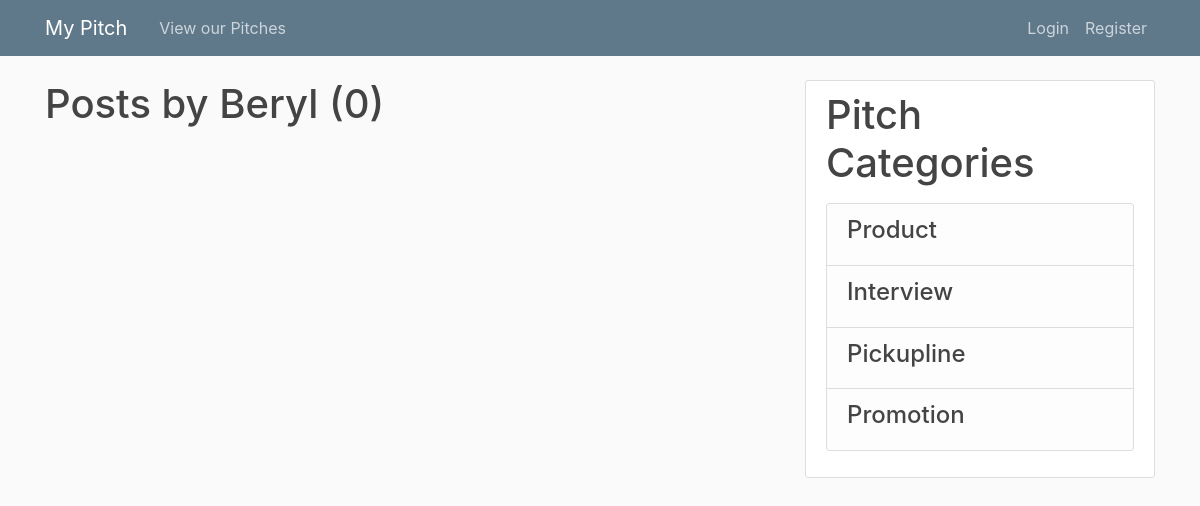
Before: /user/Beryl with the older database file.
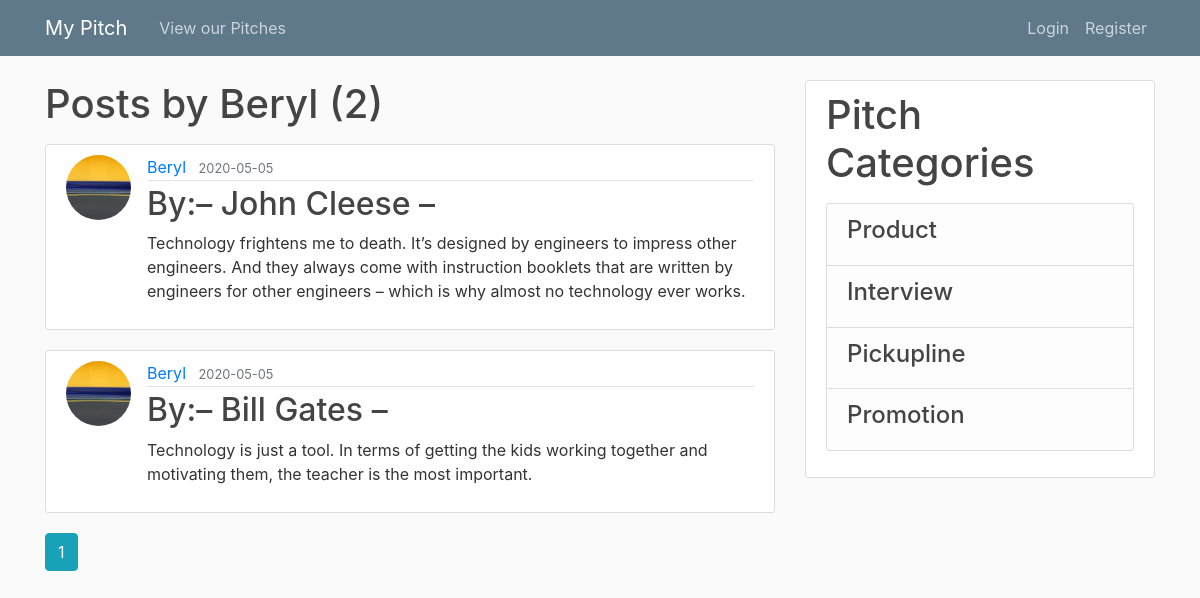
After: the same page with the newer database file.
### app/models.py (models this page shows, shortened)
class Post(db.Model):
    id = db.Column(db.Integer, primary_key=True)
    title = db.Column(db.String(100), nullable=False)
    date = db.Column(db.DateTime, nullable=False, default=datetime.utcnow)
    content = db.Column(db.Text, nullable=False)
    user_id = db.Column(db.Integer, db.ForeignKey('user.id'), nullable=False)

class User(db.Model, UserMixin):
    id = db.Column(db.Integer, primary_key=True)
    username = db.Column(db.String(20), unique=True, nullable=False)
    email = db.Column(db.String(120), unique=True, nullable=False)
    image_file = db.Column(db.String(20), nullable=False, default='default.jpg')
    password = db.Column(db.String(60), nullable=False)
    posts = db.relationship('Post', backref='author', lazy=True)

### app/routes.py (the view)
@app.route("/user/<string:username>")
def user_posts(username):
    page = request.args.get('page', 1, type=int)
    user = User.query.filter_by(username=username).first_or_404()
    posts = Post.query.filter_by(author=user)\
        .order_by(Post.date.desc())\
        .paginate(page=page, per_page=5)
    return render_template('user_pitch.html', posts=posts, user=user)

### app/templates/user_pitch.html
{% extends "base.html" %}
{% block content %}
<h1 class="mb-3">Posts by {{ user.username }} ({{ posts.total }})</h1>
{% for post in posts.items %}
<article class="media content-section">
  <img class="rounded-circle article-img"
    src="{{ url_for('static', filename='profile_pics/' + post.author.image_file) }}">
  <div class="media-body">
    <div class="article-metadata">
      <a class="mr-2" href="{{ url_for('user_posts', username=post.author.username) }}">{{ post.author.username }}</a>
      <small class="text-muted">{{ post.date.strftime('%Y-%m-%d') }}</small>
    </div>
    <h2><a class="article-title" href="{{ url_for('post', post_id=post.id) }}">{{ post.title }}</a></h2>
    <p class="article-content">{{ post.content }}</p>
  </div>
</article>
{% endfor %}
{% for page_num in posts.iter_pages(left_edge=1, right_edge=1, left_current=1, right_current=2) %}
{% if page_num %}
{% if posts.page == page_num %}
<a class="btn btn-info mb-4"href="{{ url_for('user_posts', username=user.username, page=page_num) }}">{{ page_num }}</a>
{% else %}
<a class="btn btn-outline-info mb-4"href="{{ url_for('user_posts', username=user.username, page=page_num) }}">{{ page_num }}</a>
{% endif %}
{% else %}
...
{% endif %}
{% endfor %}
{% endblock content %}

Changed rows visible on the page:
added Post: image_file (picture), author.username "Beryl", date "2020-05-05", title "By:– John Cleese –", content "Technology frightens me to death. It’s designed by engineers to impress other engineers. And they always come with instruction booklets that are written by engineers for other engineers – which is why almost no technology ever works."
added Post: image_file (picture), author.username "Beryl", date "2020-05-05", title "By:– Bill Gates –", content "Technology is just a tool. In terms of getting the kids working together and motivating them, the teacher is the most important."
Other visible differences:
{{ posts.total }}: "0" → "2"
new list line: "1"
